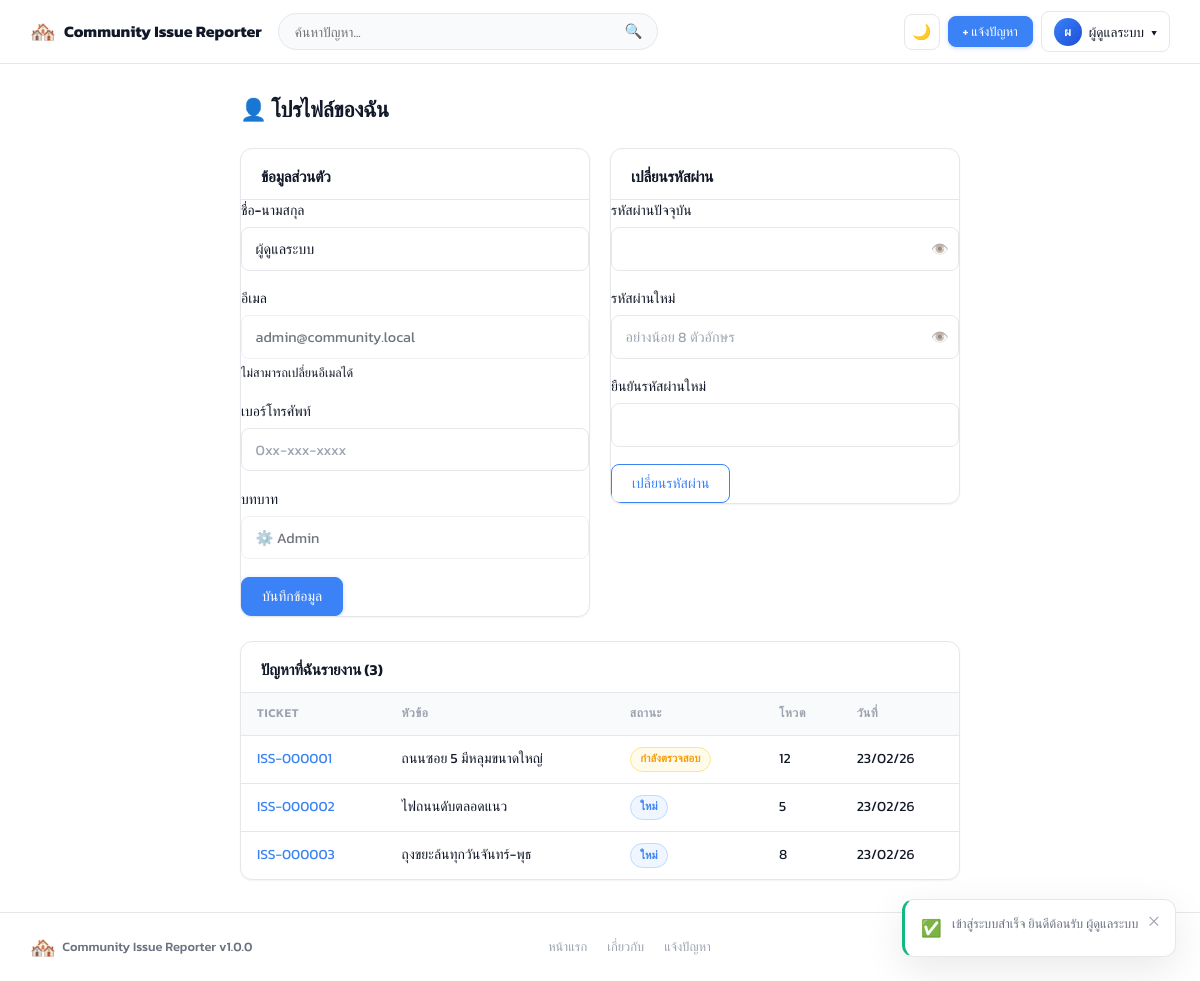
The app's page /bsu/ITD353/me (signed in) with its own data.
### tables this page shows
CREATE TABLE IF NOT EXISTS `users` (
  `id`           INT UNSIGNED     NOT NULL AUTO_INCREMENT,
  `name`         VARCHAR(100)     NOT NULL,
  `email`        VARCHAR(255)     NOT NULL,
  `password`     VARCHAR(255)     NOT NULL,
  `phone`        VARCHAR(20)               DEFAULT NULL,
  `role`         ENUM('user','admin')      NOT NULL DEFAULT 'user',
  `is_banned`    TINYINT(1)                NOT NULL DEFAULT 0,
  `avatar`       VARCHAR(255)              DEFAULT NULL,
  `reset_token`  VARCHAR(64)               DEFAULT NULL,
  `reset_expires` DATETIME                 DEFAULT NULL,
  `created_at`   DATETIME         NOT NULL DEFAULT CURRENT_TIMESTAMP,
  `updated_at`   DATETIME         NOT NULL DEFAULT CURRENT_TIMESTAMP ON UPDATE CURRENT_TIMESTAMP,
  PRIMARY KEY (`id`),
  UNIQUE KEY `uq_email` (`email`)
);

CREATE TABLE IF NOT EXISTS `issues` (
  `id`            INT UNSIGNED   NOT NULL AUTO_INCREMENT,
  `ticket_id`     VARCHAR(12)    NOT NULL,           
  `user_id`       INT UNSIGNED   NOT NULL,
  `category_id`   INT UNSIGNED   NOT NULL,
  `title`         VARCHAR(200)   NOT NULL,
  `description`   TEXT           NOT NULL,
  `urgency`       ENUM('low','medium','high')   NOT NULL DEFAULT 'medium',
  `status`        ENUM('new','reviewing','in_progress','resolved','rejected')
                                 NOT NULL DEFAULT 'new',
  `location_text` VARCHAR(300)   DEFAULT NULL,
  `latitude`      DECIMAL(10,7)  DEFAULT NULL,
  `longitude`     DECIMAL(10,7)  DEFAULT NULL,
  `admin_note`    TEXT           DEFAULT NULL,
  `is_pinned`     TINYINT(1)     NOT NULL DEFAULT 0,
  `vote_count`    INT UNSIGNED   NOT NULL DEFAULT 0,   
  `created_at`    DATETIME       NOT NULL DEFAULT CURRENT_TIMESTAMP,
  `updated_at`    DATETIME       NOT NULL DEFAULT CURRENT_TIMESTAMP ON UPDATE CURRENT_TIMESTAMP,
  PRIMARY KEY (`id`),
  UNIQUE KEY `uq_ticket` (`ticket_id`),
  KEY `idx_user`     (`user_id`),
  KEY `idx_category` (`category_id`),
  KEY `idx_status`   (`status`),
  KEY `idx_urgency`  (`urgency`),
  KEY `idx_pinned`   (`is_pinned`),
  KEY `idx_created`  (`created_at`),
  CONSTRAINT `fk_issue_user`     FOREIGN KEY (`user_id`)     REFERENCES `users`(`id`)      ON DELETE CASCADE,
  CONSTRAINT `fk_issue_category` FOREIGN KEY (`category_id`) REFERENCES `categories`(`id`) ON DELETE RESTRICT
);

### app/helpers.php (called while the page is built, shortened)
<?php
function e(mixed $value): string
{
    return htmlspecialchars((string)$value, ENT_QUOTES | ENT_SUBSTITUTE, 'UTF-8');
}
function auth(): ?array
{
    return $_SESSION['user'] ?? null;
}
function isLoggedIn(): bool
{
    return isset($_SESSION['user']);
}
function url(string $path = ''): string
{
    return BASE_URL . '/' . ltrim($path, '/');
}
function statusLabel(string $status): string
{
    return match($status) {
        'new'         => 'ใหม่',
        'reviewing'   => 'กำลังตรวจสอบ',
        'in_progress' => 'กำลังดำเนินการ',
        'resolved'    => 'แก้ไขแล้ว',
        'rejected'    => 'ปฏิเสธ',
        default       => $status,
    };
}
function statusClass(string $status): string
{
    return match($status) {
        'new'         => 'badge-new',
        'reviewing'   => 'badge-reviewing',
        'in_progress' => 'badge-inprogress',
        'resolved'    => 'badge-resolved',
        'rejected'    => 'badge-rejected',
        default       => 'badge-new',
    };
}
function view(string $template, array $data = []): void
{
    extract($data, EXTR_SKIP);
    $path = APP_PATH . '/views/' . ltrim($template, '/') . '.php';
    require $path;
}

### app/controllers/ProfileController.php (called while the page is built, shortened)
<?php
class ProfileController
{
    public function show(): void
    {
        $userModel = new User();
        $user = $userModel->findById(auth()['id']);
        $issueModel = new Issue();
        $myIssues   = $issueModel->list(['user_id' => auth()['id']], 20, 0);
        view('layout/header', ['pageTitle' => 'โปรไฟล์ของฉัน']);
        view('profile/me', compact('user', 'myIssues'));
    }
}

### app/models/User.php (called while the page is built, shortened)
<?php
class User
{
    private PDO $db;
    public function __construct()
    {
        $this->db = db();
    }
    public function findById(int $id): ?array
    {
        $stmt = $this->db->prepare("SELECT * FROM users WHERE id = ? LIMIT 1");
        $stmt->execute([$id]);
        return $stmt->fetch() ?: null;
    }
}

### app/config.php (called while the page is built, shortened)
<?php
function db(): PDO
{
    static $pdo = null;
    if ($pdo === null) {
        $dsn = sprintf(
            'mysql:host=%s;port=%s;dbname=%s;charset=%s',
            DB_HOST, DB_PORT, DB_NAME, DB_CHARSET
        );
        $options = [
            PDO::ATTR_ERRMODE            => PDO::ERRMODE_EXCEPTION,
            PDO::ATTR_DEFAULT_FETCH_MODE => PDO::FETCH_ASSOC,
            PDO::ATTR_EMULATE_PREPARES   => false,
        ];
        try {
            $pdo = new PDO($dsn, DB_USER, DB_PASS, $options);
        } catch (PDOException $e) {
            if (APP_DEBUG) {
                die('<pre style="color:red">Database Error: ' . $e->getMessage() . '</pre>');
            }
            die('Database connection error. Please try again later.');
        }
    }
    return $pdo;
}

### app/models/Issue.php (called while the page is built, shortened)
<?php
class Issue
{
    private PDO $db;
    public function __construct()
    {
        $this->db = db();
    }
    public function list(array $filters = [], int $limit = 12, int $offset = 0): array
    {
        [$where, $params] = $this->buildWhere($filters);
        $order = $this->buildOrder($filters['sort'] ?? 'latest');
        $stmt = $this->db->prepare(
            "SELECT i.*, c.name AS category_name, c.icon AS category_icon, c.color AS category_color,
                    u.name AS user_name
             FROM issues i
             JOIN categories c ON c.id = i.category_id
             JOIN users u      ON u.id = i.user_id
             $where
             ORDER BY $order
             LIMIT :lim OFFSET :off"
        );
        foreach ($params as $k => $v) $stmt->bindValue($k, $v);
        $stmt->bindValue(':lim', $limit, PDO::PARAM_INT);
        $stmt->bindValue(':off', $offset, PDO::PARAM_INT);
        $stmt->execute();
        return $stmt->fetchAll();
    }
    private function buildWhere(array $f): array
    {
        $clauses = [];
        $params  = [];
        if (!empty($f['user_id'])) {
            $clauses[] = "i.user_id = :uid";
            $params[':uid'] = (int)$f['user_id'];
        }
        $where = $clauses ? 'WHERE ' . implode(' AND ', $clauses) : '';
        return [$where, $params];
    }
    private function buildOrder(string $sort): string
    {
        return match($sort) {
            'votes'    => 'i.is_pinned DESC, i.vote_count DESC, i.created_at DESC',
            'oldest'   => 'i.is_pinned DESC, i.created_at ASC',
            default    => 'i.is_pinned DESC, i.created_at DESC',
        };
    }
}

### app/views/profile/me.php (the view, shortened to what this page needs)
<div class="container" style="max-width:760px">
  <div class="page-header">
    <h1>👤 โปรไฟล์ของฉัน</h1>
  </div>
  <div class="profile-grid">
    <div class="card">
      <h2 class="card-section-title">ข้อมูลส่วนตัว</h2>
      <form method="POST" action="<?= url('me/update') ?>">
        <div class="form-group">
          <label for="name">ชื่อ-นามสกุล</label>
          <input type="text" id="name" name="name"
                 value="<?= e($user['name']) ?>" required minlength="2">
        </div>
        <div class="form-group">
          <label for="email_disp">อีเมล</label>
          <input type="email" id="email_disp" value="<?= e($user['email']) ?>" disabled
                 style="opacity:.6">
          <small>ไม่สามารถเปลี่ยนอีเมลได้</small>
        </div>
        <div class="form-group">
          <label for="phone">เบอร์โทรศัพท์</label>
          <input type="tel" id="phone" name="phone"
                 value="<?= e($user['phone'] ?? '') ?>" placeholder="0xx-xxx-xxxx">
        </div>
        <div class="form-group">
          <label>บทบาท</label>
          <input type="text" value="<?= $user['role'] === 'admin' ? '⚙️ Admin' : '👤 User' ?>" disabled style="opacity:.6">
        </div>
        <button type="submit" class="btn btn-primary">บันทึกข้อมูล</button>
      </form>
    </div>
    <div class="card">
      <h2 class="card-section-title">เปลี่ยนรหัสผ่าน</h2>
      <form method="POST" action="<?= url('me/password') ?>">
        <div class="form-group">
          <label for="current_password">รหัสผ่านปัจจุบัน</label>
          <div class="input-password">
            <input type="password" id="current_password" name="current_password" required>
            <button type="button" class="toggle-pw" aria-label="แสดง/ซ่อน">👁️</button>
          </div>
        </div>
        <div class="form-group">
          <label for="new_password">รหัสผ่านใหม่</label>
          <div class="input-password">
            <input type="password" id="new_password" name="new_password" required minlength="8" placeholder="อย่างน้อย 8 ตัวอักษร">
            <button type="button" class="toggle-pw" aria-label="แสดง/ซ่อน">👁️</button>
          </div>
        </div>
        <div class="form-group">
          <label for="confirm_password">ยืนยันรหัสผ่านใหม่</label>
          <input type="password" id="confirm_password" name="confirm_password" required>
        </div>
        <button type="submit" class="btn btn-outline">เปลี่ยนรหัสผ่าน</button>
      </form>
    </div>
  </div>
  <div class="card" style="margin-top:1.5rem">
    <h2 class="card-section-title">ปัญหาที่ฉันรายงาน (<?= count($myIssues) ?>)</h2>
    <?php if (empty($myIssues)): ?>
    <div class="empty-state-sm">
      <span>📭</span>
      <p>คุณยังไม่ได้รายงานปัญหาใด <a href="<?= url('issue/new') ?>">แจ้งปัญหาแรก</a></p>
    </div>
    <?php else: ?>
    <div class="table-wrap">
      <table class="data-table">
        <thead>
          <tr>
            <th>Ticket</th><th>หัวข้อ</th><th>สถานะ</th><th>โหวต</th><th>วันที่</th>
          </tr>
        </thead>
        <tbody>
          <?php foreach ($myIssues as $i): ?>
          <tr>
            <td><a href="<?= url('issue/' . $i['id']) ?>"><?= e($i['ticket_id']) ?></a></td>
            <td><?= e(mb_substr($i['title'], 0, 40)) ?></td>
            <td><span class="status-pill <?= statusClass($i['status']) ?>"><?= statusLabel($i['status']) ?></span></td>
            <td><?= e($i['vote_count']) ?></td>
            <td><?= e(date('d/m/y', strtotime($i['created_at']))) ?></td>
          </tr>
          <?php endforeach; ?>
        </tbody>
      </table>
    </div>
    <?php endif; ?>
  </div>
</div>

### app/views/layout/navbar.php (shortened to what this page needs)
<nav class="navbar" role="navigation" aria-label="เมนูหลัก">
  <div class="container nav-inner">
    <a href="<?= url() ?>" class="nav-logo" aria-label="<?= APP_NAME ?> – หน้าแรก">
      <span class="logo-icon">🏘️</span>
      <span class="logo-text"><?= APP_NAME ?></span>
    </a>
    <form class="nav-search" action="<?= url() ?>" method="GET" role="search">
      <input id="nav-search-input" type="search" name="q"
             placeholder="ค้นหาปัญหา..."
             value="<?= e($_GET['q'] ?? '') ?>"
             autocomplete="off">
      <button type="submit" aria-label="ค้นหา">🔍</button>
    </form>
    <div class="nav-actions">
      <button id="theme-toggle" class="btn-icon" aria-label="สลับธีม Dark/Light" title="Toggle theme">
        <span class="theme-icon-light">🌙</span>
      </button>
      <?php if (isLoggedIn()): ?>
        <a href="<?= url('issue/new') ?>" class="btn btn-primary btn-sm" aria-label="แจ้งปัญหาใหม่">
          + แจ้งปัญหา
        </a>
        <div class="nav-user-menu" role="navigation" aria-label="เมนูผู้ใช้">
          <button class="btn-user" aria-haspopup="true" aria-expanded="false" id="user-menu-btn">
            <span class="user-avatar"><?= mb_substr(e(auth()['name'] ?? '?'), 0, 1) ?></span>
            <span class="user-name-short"><?= e(auth()['name'] ?? 'ผู้ใช้') ?></span>
            <span>▾</span>
          </button>
        </div>
      <?php else: ?>
        <a href="<?= url('login') ?>"    class="btn btn-outline btn-sm">เข้าสู่ระบบ</a>
        <a href="<?= url('register') ?>" class="btn btn-primary btn-sm">สมัครสมาชิก</a>
      <?php endif; ?>
    </div>
  </div>
</nav>

### records on screen
users: name "ผ", name "ผู้ดูแลระบบ", email "admin@community.local", role "⚙️ Admin"
issues: ticket "ISS-000001", title "ถนนซอย 5 มีหลุมขนาดใหญ่", status "กำลังตรวจสอบ", vote_count "12", created_at "23/02/26"
issues: ticket "ISS-000002", title "ไฟถนนดับตลอดแนว", status "ใหม่", vote_count "5", created_at "23/02/26"
issues: ticket "ISS-000003", title "ถุงขยะล้นทุกวันจันทร์-พุธ", status "ใหม่", vote_count "8", created_at "23/02/26"

### other values on screen
APP_NAME "Community Issue Reporter"
count($myIssues) "3"
APP_VERSION "1.0.0"
